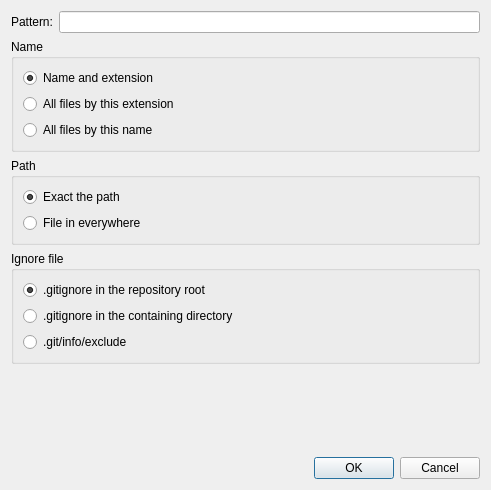
<?xml version="1.0" encoding="UTF-8"?>
<ui version="4.0">
 <class>IgnoreFileDialog</class>
 <widget class="QDialog" name="IgnoreFileDialog">
  <property name="geometry">
   <rect>
    <x>0</x>
    <y>0</y>
    <width>491</width>
    <height>490</height>
   </rect>
  </property>
  <property name="windowTitle">
   <string>Ignore file</string>
  </property>
  <property name="windowIcon">
   <iconset theme="gitklient"/>
  </property>
  <layout class="QVBoxLayout" name="verticalLayout_3">
   <item>
    <layout class="QHBoxLayout" name="horizontalLayout">
     <item>
      <widget class="QLabel" name="label">
       <property name="text">
        <string>Pattern:</string>
       </property>
      </widget>
     </item>
     <item>
      <widget class="QLineEdit" name="lineEdit"/>
     </item>
    </layout>
   </item>
   <item>
    <widget class="QGroupBox" name="groupBoxFileName">
     <property name="title">
      <string>Name</string>
     </property>
     <layout class="QVBoxLayout" name="verticalLayout_4">
      <item>
       <widget class="QRadioButton" name="radioButtonNameAndExt">
        <property name="text">
         <string>Name and extension</string>
        </property>
        <property name="checked">
         <bool>true</bool>
        </property>
       </widget>
      </item>
      <item>
       <widget class="QRadioButton" name="radioButtonExt">
        <property name="text">
         <string>All files by this extension</string>
        </property>
       </widget>
      </item>
      <item>
       <widget class="QRadioButton" name="radioButtonName">
        <property name="text">
         <string>All files by this name</string>
        </property>
       </widget>
      </item>
     </layout>
    </widget>
   </item>
   <item>
    <widget class="QGroupBox" name="groupBoxPath">
     <property name="title">
      <string>Path</string>
     </property>
     <layout class="QVBoxLayout" name="verticalLayout_2">
      <item>
       <widget class="QRadioButton" name="radioButtonExactPath">
        <property name="text">
         <string>Exact the path</string>
        </property>
        <property name="checked">
         <bool>true</bool>
        </property>
       </widget>
      </item>
      <item>
       <widget class="QRadioButton" name="radioButtonEveryWhere">
        <property name="text">
         <string>File in everywhere</string>
        </property>
       </widget>
      </item>
     </layout>
    </widget>
   </item>
   <item>
    <widget class="QGroupBox" name="groupBoxIgnoreFile">
     <property name="title">
      <string>Ignore file</string>
     </property>
     <layout class="QVBoxLayout" name="verticalLayout">
      <item>
       <widget class="QRadioButton" name="radioButtonRootIgnoreFile">
        <property name="text">
         <string>.gitignore in the repository root</string>
        </property>
        <property name="checked">
         <bool>true</bool>
        </property>
       </widget>
      </item>
      <item>
       <widget class="QRadioButton" name="radioButtonDirIgnoreFile">
        <property name="text">
         <string>.gitignore in the containing directory</string>
        </property>
       </widget>
      </item>
      <item>
       <widget class="QRadioButton" name="radioButtonExcludeFile">
        <property name="text">
         <string>.git/info/exclude</string>
        </property>
       </widget>
      </item>
     </layout>
    </widget>
   </item>
   <item>
    <spacer name="verticalSpacer">
     <property name="orientation">
      <enum>Qt::Vertical</enum>
     </property>
     <property name="sizeHint" stdset="0">
      <size>
       <width>20</width>
       <height>43</height>
      </size>
     </property>
    </spacer>
   </item>
   <item>
    <widget class="QDialogButtonBox" name="buttonBox">
     <property name="orientation">
      <enum>Qt::Horizontal</enum>
     </property>
     <property name="standardButtons">
      <set>QDialogButtonBox::Cancel|QDialogButtonBox::Ok</set>
     </property>
    </widget>
   </item>
  </layout>
 </widget>
 <resources/>
 <connections>
  <connection>
   <sender>buttonBox</sender>
   <signal>rejected()</signal>
   <receiver>IgnoreFileDialog</receiver>
   <slot>reject()</slot>
   <hints>
    <hint type="sourcelabel">
     <x>295</x>
     <y>476</y>
    </hint>
    <hint type="destinationlabel">
     <x>286</x>
     <y>274</y>
    </hint>
   </hints>
  </connection>
  <connection>
   <sender>radioButtonNameAndExt</sender>
   <signal>toggled(bool)</signal>
   <receiver>IgnoreFileDialog</receiver>
   <slot>generateIgnorePattern()</slot>
   <hints>
    <hint type="sourcelabel">
     <x>75</x>
     <y>78</y>
    </hint>
    <hint type="destinationlabel">
     <x>66</x>
     <y>419</y>
    </hint>
   </hints>
  </connection>
  <connection>
   <sender>radioButtonExt</sender>
   <signal>toggled(bool)</signal>
   <receiver>IgnoreFileDialog</receiver>
   <slot>generateIgnorePattern()</slot>
   <hints>
    <hint type="sourcelabel">
     <x>44</x>
     <y>109</y>
    </hint>
    <hint type="destinationlabel">
     <x>5</x>
     <y>183</y>
    </hint>
   </hints>
  </connection>
  <connection>
   <sender>radioButtonName</sender>
   <signal>toggled(bool)</signal>
   <receiver>IgnoreFileDialog</receiver>
   <slot>generateIgnorePattern()</slot>
   <hints>
    <hint type="sourcelabel">
     <x>97</x>
     <y>140</y>
    </hint>
    <hint type="destinationlabel">
     <x>105</x>
     <y>427</y>
    </hint>
   </hints>
  </connection>
  <connection>
   <sender>radioButtonExactPath</sender>
   <signal>toggled(bool)</signal>
   <receiver>IgnoreFileDialog</receiver>
   <slot>generateIgnorePattern()</slot>
   <hints>
    <hint type="sourcelabel">
     <x>81</x>
     <y>214</y>
    </hint>
    <hint type="destinationlabel">
     <x>288</x>
     <y>433</y>
    </hint>
   </hints>
  </connection>
  <connection>
   <sender>radioButtonEveryWhere</sender>
   <signal>toggled(bool)</signal>
   <receiver>IgnoreFileDialog</receiver>
   <slot>generateIgnorePattern()</slot>
   <hints>
    <hint type="sourcelabel">
     <x>120</x>
     <y>244</y>
    </hint>
    <hint type="destinationlabel">
     <x>270</x>
     <y>425</y>
    </hint>
   </hints>
  </connection>
 </connections>
 <slots>
  <slot>generateIgnorePattern()</slot>
 </slots>
</ui>
